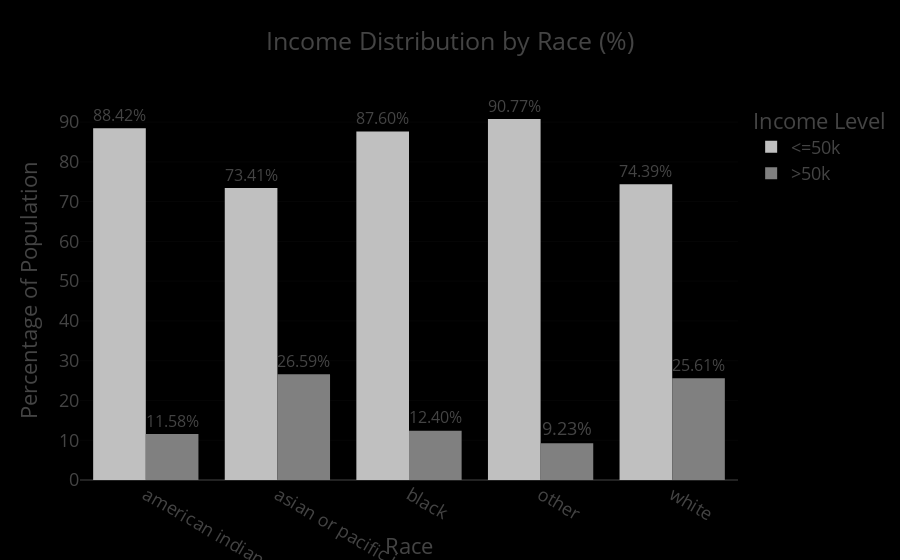

Here is the notebook cell this chart was saved with:
### Code cell
# Group by race and income, count occurrences
adult_df_income_race = adult_df.groupby(['race', 'income']) \
    .size() \
    .reset_index(name='total_income_race')

# Calculate total per race
total_per_group = adult_df_income_race.groupby('race')['total_income_race'] \
    .transform('sum')

# Calculate percentage
adult_df_income_race['percentage'] = (
    adult_df_income_race['total_income_race'] 
    / total_per_group
) * 100

# Plot the bar chart
fig = px.bar(
    adult_df_income_race,
    x='race',
    y='percentage',
    color='income',
    title='Income Distribution by Race (%)',
    barmode='group',
    color_discrete_sequence=['#C0C0C0', '#808080'],
    text='percentage'
)

# Format the text on bars
fig.update_traces(texttemplate='%{text:.2f}%', textposition='outside')

# Corrected layout call
fig.update_layout(
    template='presentation',
    legend_title=dict(text='Income Level'),
    xaxis_title='Race',
    yaxis_title='Percentage of Population',
    xaxis_title_standoff=50,
    paper_bgcolor='rgb(0, 0, 0)',
    plot_bgcolor='rgb(0, 0, 0)'
)

# Show and save
fig.show()
fig.write_image(os.path.join(results_dir, 'income_distribution_by_race_bar.jpg'))
fig.write_image(os.path.join(results_dir, 'income_distribution_by_race_bar.png'))
fig.write_html(os.path.join(results_dir, 'income_distribution_by_race_bar.html'))

### Figure 1 — Plotly figure (JSON) as saved in the notebook; plotly's stock layout.template omitted (floating-point values rounded to 4 significant figures)
{"data": [{"alignmentgroup": "True", "hovertemplate": "income=<=50k<br>race=%{x}<br>percentage=%{text}<extra></extra>", "legendgroup": "<=50k", "marker": {"color": "#C0C0C0", "pattern": {"shape": ""}}, "name": "<=50k", "offsetgroup": "<=50k", "orientation": "v", "showlegend": true, "text": [88.42, 73.41, 87.6, 90.77, 74.39], "textposition": "outside", "texttemplate": "%{text:.2f}%", "type": "bar", "x": ["american indian or eskimo", "asian or pacific islander", "black", "other", "white"], "xaxis": "x", "y": [88.42, 73.41, 87.6, 90.77, 74.39], "yaxis": "y"}, {"alignmentgroup": "True", "hovertemplate": "income=>50k<br>race=%{x}<br>percentage=%{text}<extra></extra>", "legendgroup": ">50k", "marker": {"color": "#808080", "pattern": {"shape": ""}}, "name": ">50k", "offsetgroup": ">50k", "orientation": "v", "showlegend": true, "text": [11.58, 26.59, 12.4, 9.225, 25.61], "textposition": "outside", "texttemplate": "%{text:.2f}%", "type": "bar", "x": ["american indian or eskimo", "asian or pacific islander", "black", "other", "white"], "xaxis": "x", "y": [11.58, 26.59, 12.4, 9.225, 25.61], "yaxis": "y"}], "layout": {"autosize": true, "barmode": "group", "legend": {"title": {"text": "Income Level"}, "tracegroupgap": 0}, "paper_bgcolor": "rgb(0, 0, 0)", "plot_bgcolor": "rgb(0, 0, 0)", "title": {"text": "Income Distribution by Race (%)"}, "xaxis": {"anchor": "y", "autorange": true, "domain": [0, 1], "range": [-0.5, 4.5], "title": {"standoff": 50, "text": "Race"}, "type": "category"}, "yaxis": {"anchor": "x", "autorange": true, "domain": [0, 1], "range": [0, 95.55], "title": {"text": "Percentage of Population"}, "type": "linear"}}}
